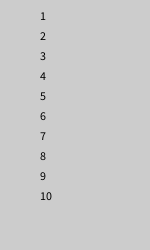
Frame 1 (no input)
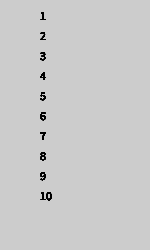
Frame 60 (the mouse pressed at the canvas centre just before this capture)
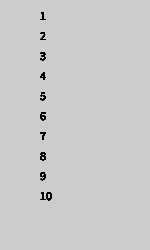
Frame 120 (the mouse held since frame 60 and released just before this capture)

The Processing sketch that drew these frames (run headless with seeded random() and noise(); from frame 60 on, the mouse is pressed at the canvas centre):

// Processing sketch: Oefenopgave_6_1
// ── Oefenopgave_6_1.pde
/* Oefenopgave_6_1
Author: Wesley Bouchard
Student number: 575976 
Date: 21-02-2019 */

void setup() {
  size(150,250);
  pixelDensity(displayDensity());
  fill(#000000);
}

void draw() {
  int yPos = 20;
  for (int i=1; i <= 10; i++) {
    text(1*i, 40, yPos);
    yPos += 20;
  }
}
